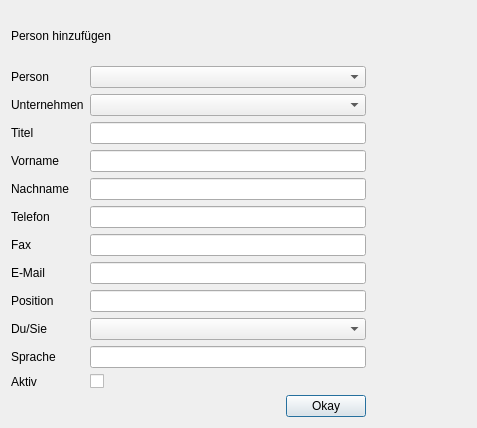
<?xml version="1.0" encoding="UTF-8"?>
<ui version="4.0">
 <class>Person</class>
 <widget class="QDialog" name="Person">
  <property name="geometry">
   <rect>
    <x>0</x>
    <y>0</y>
    <width>477</width>
    <height>428</height>
   </rect>
  </property>
  <property name="windowTitle">
   <string>Dialog</string>
  </property>
  <layout class="QVBoxLayout" name="verticalLayout_2">
   <item>
    <layout class="QVBoxLayout" name="verticalLayout">
     <property name="topMargin">
      <number>0</number>
     </property>
     <property name="rightMargin">
      <number>0</number>
     </property>
     <item>
      <widget class="QLabel" name="l_dialogTitle">
       <property name="text">
        <string>Person hinzufügen</string>
       </property>
      </widget>
     </item>
     <item>
      <layout class="QFormLayout" name="formLayout">
       <property name="rightMargin">
        <number>100</number>
       </property>
       <item row="1" column="0">
        <widget class="QLabel" name="label_1">
         <property name="text">
          <string>Unternehmen</string>
         </property>
        </widget>
       </item>
       <item row="1" column="1">
        <widget class="QComboBox" name="cb_company">
         <property name="placeholderText">
          <string>Unternehmen...</string>
         </property>
        </widget>
       </item>
       <item row="2" column="0">
        <widget class="QLabel" name="label_8">
         <property name="text">
          <string>Titel</string>
         </property>
        </widget>
       </item>
       <item row="2" column="1">
        <widget class="QLineEdit" name="le_title"/>
       </item>
       <item row="3" column="0">
        <widget class="QLabel" name="label_2">
         <property name="text">
          <string>Vorname</string>
         </property>
        </widget>
       </item>
       <item row="3" column="1">
        <widget class="QLineEdit" name="le_first_name"/>
       </item>
       <item row="4" column="0">
        <widget class="QLabel" name="label_3">
         <property name="text">
          <string>Nachname</string>
         </property>
        </widget>
       </item>
       <item row="4" column="1">
        <widget class="QLineEdit" name="le_surname"/>
       </item>
       <item row="5" column="0">
        <widget class="QLabel" name="label_4">
         <property name="text">
          <string>Telefon</string>
         </property>
        </widget>
       </item>
       <item row="5" column="1">
        <widget class="QLineEdit" name="le_phone"/>
       </item>
       <item row="6" column="0">
        <widget class="QLabel" name="label_5">
         <property name="text">
          <string>Fax</string>
         </property>
        </widget>
       </item>
       <item row="6" column="1">
        <widget class="QLineEdit" name="le_fax"/>
       </item>
       <item row="7" column="0">
        <widget class="QLabel" name="label_6">
         <property name="text">
          <string>E-Mail</string>
         </property>
        </widget>
       </item>
       <item row="7" column="1">
        <widget class="QLineEdit" name="le_email"/>
       </item>
       <item row="9" column="0">
        <widget class="QLabel" name="label_10">
         <property name="text">
          <string>Position</string>
         </property>
        </widget>
       </item>
       <item row="9" column="1">
        <widget class="QLineEdit" name="le_position"/>
       </item>
       <item row="10" column="0">
        <widget class="QLabel" name="label_7">
         <property name="text">
          <string>Du/Sie</string>
         </property>
        </widget>
       </item>
       <item row="13" column="0">
        <widget class="QLabel" name="label_9">
         <property name="text">
          <string>Sprache</string>
         </property>
        </widget>
       </item>
       <item row="15" column="1">
        <layout class="QHBoxLayout" name="horizontalLayout">
         <item>
          <spacer name="horizontalSpacer">
           <property name="orientation">
            <enum>Qt::Horizontal</enum>
           </property>
           <property name="sizeHint" stdset="0">
            <size>
             <width>40</width>
             <height>20</height>
            </size>
           </property>
          </spacer>
         </item>
         <item>
          <widget class="QPushButton" name="pb_okay">
           <property name="layoutDirection">
            <enum>Qt::LeftToRight</enum>
           </property>
           <property name="text">
            <string>Okay</string>
           </property>
          </widget>
         </item>
        </layout>
       </item>
       <item row="0" column="1">
        <widget class="QComboBox" name="cb_person">
         <property name="placeholderText">
          <string>Person...</string>
         </property>
        </widget>
       </item>
       <item row="0" column="0">
        <widget class="QLabel" name="label_11">
         <property name="text">
          <string>Person</string>
         </property>
        </widget>
       </item>
       <item row="14" column="1">
        <widget class="QCheckBox" name="cb_active">
         <property name="text">
          <string/>
         </property>
        </widget>
       </item>
       <item row="14" column="0">
        <widget class="QLabel" name="label_12">
         <property name="text">
          <string>Aktiv</string>
         </property>
        </widget>
       </item>
       <item row="13" column="1">
        <widget class="QLineEdit" name="le_language"/>
       </item>
       <item row="10" column="1">
        <widget class="QComboBox" name="cb_you">
         <property name="editable">
          <bool>false</bool>
         </property>
         <property name="currentText">
          <string/>
         </property>
         <property name="iconSize">
          <size>
           <width>16</width>
           <height>16</height>
          </size>
         </property>
         <property name="placeholderText">
          <string>Anrede...</string>
         </property>
         <property name="frame">
          <bool>true</bool>
         </property>
        </widget>
       </item>
      </layout>
     </item>
    </layout>
   </item>
  </layout>
 </widget>
 <tabstops>
  <tabstop>cb_person</tabstop>
  <tabstop>cb_company</tabstop>
  <tabstop>le_title</tabstop>
  <tabstop>le_first_name</tabstop>
  <tabstop>le_surname</tabstop>
  <tabstop>le_phone</tabstop>
  <tabstop>le_fax</tabstop>
  <tabstop>le_email</tabstop>
  <tabstop>le_position</tabstop>
  <tabstop>cb_you</tabstop>
  <tabstop>le_language</tabstop>
  <tabstop>cb_active</tabstop>
  <tabstop>pb_okay</tabstop>
 </tabstops>
 <resources/>
 <connections/>
</ui>
